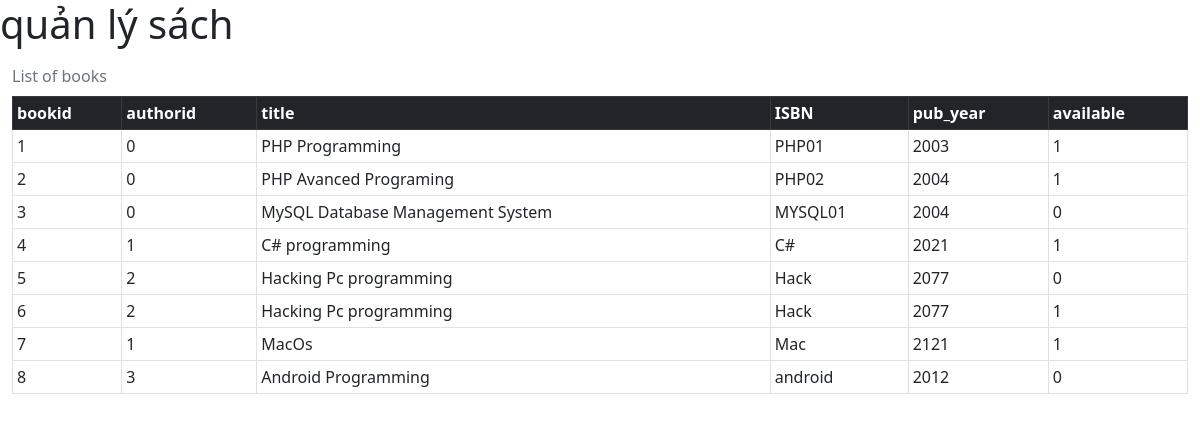
Page /source/ngay08/ListBooks.php on the committed database.
### tables this page shows
CREATE TABLE `tbbooks` (
  `bookid` int(11) NOT NULL,
  `authorid` int(11) NOT NULL DEFAULT 0,
  `title` varchar(55) NOT NULL,
  `ISBN` varchar(25) NOT NULL,
  `pub_year` smallint(6) NOT NULL,
  `available` tinyint(1) NOT NULL
);

### source/ngay08/ketnoiCSDL.php (called while the page is built, shortened)
<?php
function ConnectDB()
{
    $conn = NULL;
    try
    {
    $conn = new PDO("mysql:host=localhost;dbname=phpdemo08_1","root","");
    $conn->query("SET NAMES UTF8");
    }
    catch(PDOException $ex)
    {
        echo "<p>" . $ex->getMessage() . "</p>";
    }
    return $conn;
}
function getListBooks(){
    $conn = ConnectDB();
    $sql = "SELECT * from tbbooks where true";
    $pdo_stm = $conn->prepare($sql);
    $ketqua = $pdo_stm->execute();
    if($ketqua == FALSE){
        return -2;
    }else{
        $rows = $pdo_stm->fetchAll();
        return $rows;
    }
}
 ?>

### source/ngay08/ListBooks.php (the view, shortened to what this page needs)
<!DOCTYPE html>
<html lang="en">
<head>
    <link href="https://cdn.jsdelivr.net/npm/bootstrap@5.2.3/dist/css/bootstrap.min.css" rel="stylesheet">
</head>
<body>
    <?php
    $rows = getListBooks();
    ?>
    <header>
        <h1> quản lý sách </h1>
    </header>
    <div class="container-fluid">
        <table class="table table-hover table-bordered caption-top table-responsive table-sm">
        <caption>List of books</caption>
        <thead class="table-dark">
                <tr height="30">
                    <th>bookid</th>
                    <th>authorid</th>
                    <th>title</th>
                    <th>ISBN</th>
                    <th>pub_year</th>
                    <th>available</th>
                </tr>
            </thead>
            <?php
            foreach ($rows as $row) {
            ?>
                <Tr height="30">
                    <td><?= $row["bookid"] ?></td>
                    <td><?= $row["authorid"] ?></td>
                    <td><?= $row["title"] ?></td>
                    <td><?= $row["ISBN"] ?></td>
                    <td><?= $row["pub_year"] ?></td>
                    <td><?= $row["available"] ?></td>
                </Tr>
            <?php
            }
            ?>
        </table>
    </div>
</body>
</html>

### rows in the picture
tbbooks: bookid "1", authorid "0", title "PHP Programming", ISBN "PHP01", pub_year "2003", available "1"
tbbooks: bookid "2", authorid "0", title "PHP Avanced Programing", ISBN "PHP02", pub_year "2004", available "1"
tbbooks: bookid "3", authorid "0", title "MySQL Database Management System", ISBN "MYSQL01", pub_year "2004", available "0"
tbbooks: bookid "4", authorid "1", title "C# programming", ISBN "C#", pub_year "2021", available "1"
tbbooks: bookid "5", authorid "2", title "Hacking Pc programming", ISBN "Hack", pub_year "2077", available "0"
tbbooks: bookid "6", authorid "2", title "Hacking Pc programming", ISBN "Hack", pub_year "2077", available "1"
tbbooks: bookid "7", authorid "1", title "MacOs", ISBN "Mac", pub_year "2121", available "1"
tbbooks: bookid "8", authorid "3", title "Android Programming", ISBN "android", pub_year "2012", available "0"
